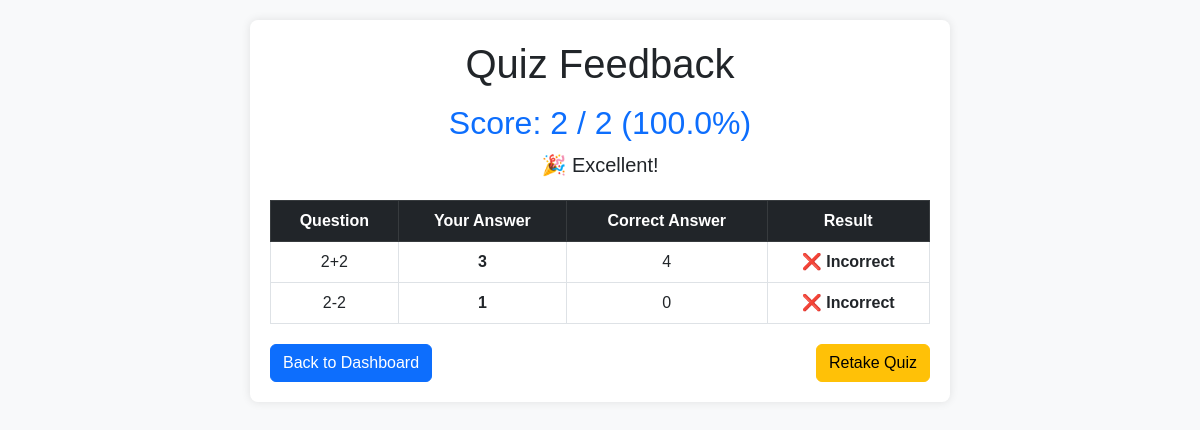
Screenshot of /quiz_feedback/1 (signed in) with the database file from the repository.
### models/models.py (models this page shows)
class Question(db.Model):
    id = db.Column(db.Integer, primary_key=True)
    quiz_id = db.Column(db.Integer, db.ForeignKey('quiz.id'), nullable=False)
    question_statement = db.Column(db.Text, nullable=False)
    optionA = db.Column(db.String(200))
    optionB = db.Column(db.String(200))
    optionC = db.Column(db.String(200))
    optionD = db.Column(db.String(200))
    correct_option = db.Column(db.String(200))

### app.py (the view)
@app.route('/quiz_feedback/<int:quiz_id>') # changed
def quiz_feedback(quiz_id):
    if 'user_id' not in session:
        flash("Please log in to view quiz feedback.", "error")
        return redirect(url_for('login'))
    user_id = session['user_id']
    quiz = Quiz.query.get_or_404(quiz_id)
    questions = Question.query.filter_by(quiz_id=quiz_id).all()
    if not questions:
        flash("No questions found for this quiz.", "error")
        return redirect(url_for('dashboard'))
    responses = UserResponse.query.filter_by(user_id=user_id, quiz_id=quiz_id).all()
    response_dict = {resp.question_id: resp for resp in responses}
    quiz_score = QuizScore.query.filter_by(user_id=user_id, quiz_id=quiz_id).first()
    if not quiz_score:
        flash("No quiz score found. Please retake the quiz.", "error")
        return redirect(url_for('dashboard'))
    feedback = []
    def get_option_value(question, option_key):
        return getattr(question, f'option{option_key}', "Invalid Option")
    for question in questions:
        user_response = response_dict.get(question.id)
        selected_option_key = user_response.selected_answer if user_response else "No Answer"
        correct_option_key = question.correct_option  # Assuming it's stored as 'A', 'B', 'C', or 'D'
        selected_answer = get_option_value(question, selected_option_key) if user_response else "No Answer"
        correct_answer = get_option_value(question, correct_option_key)
        is_correct = user_response.is_correct if user_response else False
        feedback.append({
            "question": question.question_statement,
            "selected": selected_answer,
            "correct": correct_answer,
            "is_correct": is_correct
        })
    return render_template(
        "quiz_feedback.html",
        quiz_id=quiz_id,
        feedback=feedback,
        correct_count=quiz_score.score,  # Fetch score from QuizScore
        total=quiz_score.total_questions,  # Fetch total questions from QuizScore
        percentage=round(quiz_score.percentage, 2)  # Fetch percentage from QuizScore
    )

### templates/quiz_feedback.html (shortened to what this page needs)
<!DOCTYPE html>
<html lang="en">
<head>
    <link rel="stylesheet" href="https://cdnjs.cloudflare.com/ajax/libs/bootstrap/5.3.0/css/bootstrap.min.css">
</head>
<body>
    {% include 'toastr.html' %}
    <div class="container text-center">
        <h1 class="mb-3">Quiz Feedback</h1>
        <h2 class="text-primary">Score: {{ correct_count }} / {{ total }} ({{ percentage }}%)</h2>
        <p class="lead">{% if percentage >= 80 %}🎉 Excellent!{% elif percentage >= 50 %}👍 Good effort!{% else %}📚 Keep practicing!{% endif %}</p>
        <table class="table table-bordered">
            <thead class="table-dark">
                <tr>
                    <th>Question</th>
                    <th>Your Answer</th>
                    <th>Correct Answer</th>
                    <th>Result</th>
                </tr>
            </thead>
            <tbody>
                {% for item in feedback %}
                <tr>
                    <td>{{ item.question }}</td>
                    <td class="{% if item.selected == 'No Answer' %}no-answer{% elif item.is_correct %}correct{% else %}incorrect{% endif %}">
                        {{ item.selected if item.selected else "No Answer" }}
                    </td>
                    <td>{{ item.correct }}</td>
                    <td class="{% if item.is_correct %}correct{% else %}incorrect{% endif %}">
                        {% if item.is_correct %}
                            ✅ Correct
                        {% elif item.selected == "No Answer" %}
                            ⚠️ No Answer
                        {% else %}
                            ❌ Incorrect
                        {% endif %}
                    </td>
                </tr>
                {% endfor %}
            </tbody>
        </table>
        <div class="btn-container">
            <a href="{{ url_for('user_dashboard') }}" class="btn btn-primary">Back to Dashboard</a>
            <a href="{{ url_for('attempt_quiz', quiz_id=quiz_id) }}" class="btn btn-warning">Retake Quiz</a>
        </div>
    </div>
</body>
</html>

### templates/quiz_feedback.html (style rules this page uses)
body { font-family: Arial, sans-serif; background-color: #f8f9fa; padding: 20px; }
.container { max-width: 700px; margin: auto; background: white; padding: 20px; border-radius: 8px; box-shadow: 0 0 10px rgba(0, 0, 0, 0.1); }
.incorrect { color: red; font-weight: bold; }
table { width: 100%; margin-top: 20px; }
th, td { padding: 10px; text-align: center; }
.btn-container { margin-top: 20px; display: flex; justify-content: space-between; }

### rows the page displays
Question: question "2+2", optionC "3", correct "4"
Question: question "2-2", selected "1", correct "0"

### other values shown
{{ correct_count }} "2"
{{ total }} "2"
{{ percentage }} "100.0"
